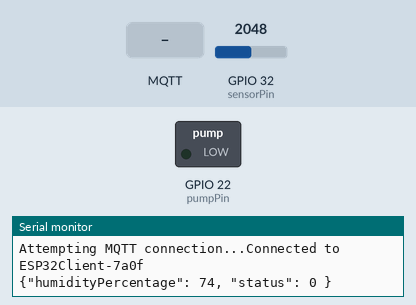
A sketch run on a simulated ESP32. Parts: switched loads named in the sketch (green lamp = pin HIGH), the last lines printed to the serial monitor. The inputs (shaded band) are chosen by the test bench; at power-on: GPIO 32 (sensorPin) = 2048. WiFi joins after 1.5 s; servers stay silent unless stated; random numbers use the default seed unless the sketch sets one; no MQTT or app messages arrive unless stated.

Above: at 2.7 s.
2.8 s: MQTT message "5" arrives on the first subscribed topic
At 3.4 s:
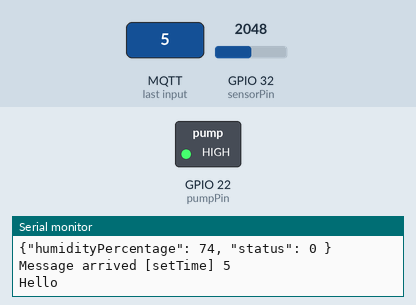
4.3 s: MQTT message "setTime" arrives on the first subscribed topic
5.8 s: MQTT message "ON" arrives on the first subscribed topic
7.3 s: MQTT message "OFF" arrives on the first subscribed topic
8.8 s: GPIO 32 (sensorPin) set to 1260
10.3 s: GPIO 32 (sensorPin) set to 1340
Timing chart, 0 to 12.8 s (numbered marks = the images above; inputs shaded):
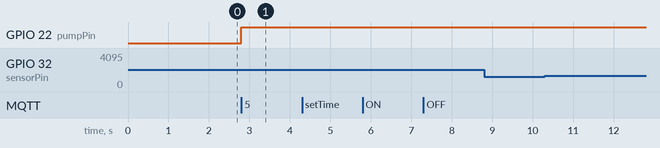

The sketch:

iot_v1.ino
```cpp
#include <WiFi.h>
#include <PubSubClient.h>
#include <ArduinoJson.h>
#define sensorPower 4

// chan cam bien
const int sensorPin = 32;
const int pumpPin = 22;

// do am dat
int humidityPercentage = 0;
// wifi
const char* ssid = "kaykhaha";
const char* password = "hieu18082002";
const char* mqtt_server = "192.168.41.228";

// bien của máy bơm
int lastStatusPump = 0;
int statusPump = 0;
unsigned long timeNowPump = 0;
unsigned long timeStartWatering = 0;
unsigned long timeWatering = 0;
// thoi gian pub du lieu len server
unsigned long timeNow = 0;
unsigned long timeDelay = 2000;
unsigned long lastMsg = 0;


WiFiClient espClient;
PubSubClient client(espClient);


void callback(char* topic, byte* payload, unsigned int length) {
  String temp;
  Serial.print("Message arrived [");
  Serial.print(topic);
  Serial.print("] ");
  for (int i = 0; i < length; i++) {
    //Serial.print((char)payload[i]);
    temp += (char)payload[i];
  }

  Serial.println(temp);

  if (String(topic) == "setTime") {
    Serial.println("Hello");
    int x = temp.toInt();
    if (x > 0) {
      timeStartWatering = millis();
      timeWatering = x * 1000;
      statusPump = 1;
    } else {
      String tmp = temp.substring(1, temp.length() - 1);
      if (tmp == "ON") {
        timeStartWatering = millis();
        timeWatering = 6000;
        statusPump = 1;
      } else if(tmp == "OFF"){
        tatmay();
      }
    }
  }
}

void reconnect() {
  // Loop until we're reconnected
  while (!client.connected()) {
    Serial.print("Attempting MQTT connection...");
    String clientId = "ESP32Client-";
    clientId += String(random(0xffff), HEX);
    // Attempt to connect
    if (client.connect(clientId.c_str())) {
      Serial.println("Connected to " + clientId);
      client.subscribe("setTime");
    } else {
      Serial.print("failed, rc=");
      Serial.print(client.state());
      Serial.println(" try again in 5 seconds");
      // Wait 5 seconds before retrying
      delay(5000);
    }
  }
}

void setup_wifi() {
  delay(10);
  // We start by connecting to a WiFi network
  Serial.println();
  Serial.print("Connecting to ");
  Serial.println(ssid);

  WiFi.mode(WIFI_STA);
  WiFi.begin(ssid, password);

  while (WiFi.status() != WL_CONNECTED) {
    delay(500);
    Serial.print(".");
  }

  randomSeed(micros());

  Serial.println("");
  Serial.println("WiFi connected");
  Serial.println("IP address: ");
  Serial.println(WiFi.localIP());
}


void batmay() {
  pinMode(pumpPin, OUTPUT);
  digitalWrite(pumpPin, HIGH);
}
void tatmay() {
  pinMode(pumpPin, INPUT);
  digitalWrite(pumpPin, LOW);
  timeStartWatering = 0;
  timeWatering = 0;
  statusPump = 0;
}

void readSensor() {
  digitalWrite(sensorPower, HIGH);  // Turn the sensor ON
  delay(10);                        // Allow power to settle
  int val = analogRead(sensorPin);
  digitalWrite(sensorPower, LOW);
  int minSensorValue = 1300;  // Minimum sensor value
  int maxSensorValue = 4095;  // Maximum sensor value
  humidityPercentage = map(val, minSensorValue, maxSensorValue, 100, 0);
  humidityPercentage = constrain(humidityPercentage, 0, 100);
}

void publishData() {
  //đọc dữ liệu độ ẩm
  readSensor();

  //Nếu dữ liệu của 1 trong 2 cái không hợp lệ thì sẽ không gửi
  if (isnan(humidityPercentage)) {
    Serial.println("Failed to read from DHT sensor!");
  } else {
    char jsonResult[100];
    sprintf(jsonResult, "{\"humidityPercentage\": %d, \"status\": %d }", humidityPercentage, statusPump);
    Serial.println(jsonResult);
    client.publish("dataSensorOutput", jsonResult);
  }
}

void controlPump() {

  timeNowPump = millis();
  if (lastStatusPump != statusPump) {
    lastStatusPump = statusPump;
    if (statusPump) {
      batmay();
    } else {
      tatmay();
    }
  }

  if (timeNowPump - timeStartWatering > timeWatering && timeWatering > 0) {
    statusPump = 0;
  }
}

void setup() {
  pinMode(pumpPin, INPUT);
  digitalWrite(pumpPin, LOW);
  Serial.begin(115200);
  setup_wifi();
  client.setServer(mqtt_server, 1883);
  client.setCallback(callback);
}

void loop() {
  // put your main code here, to run repeatedly:
  if (!client.connected()) {
    reconnect();
  }
  client.loop();

  timeNow = millis();
  if (timeNow - lastMsg > timeDelay) {
    lastMsg = timeNow;
    publishData();
  }

  controlPump();
}
```

Measured:
- after the input at 2.8 s, GPIO 22 (pumpPin): LOW → HIGH at once
